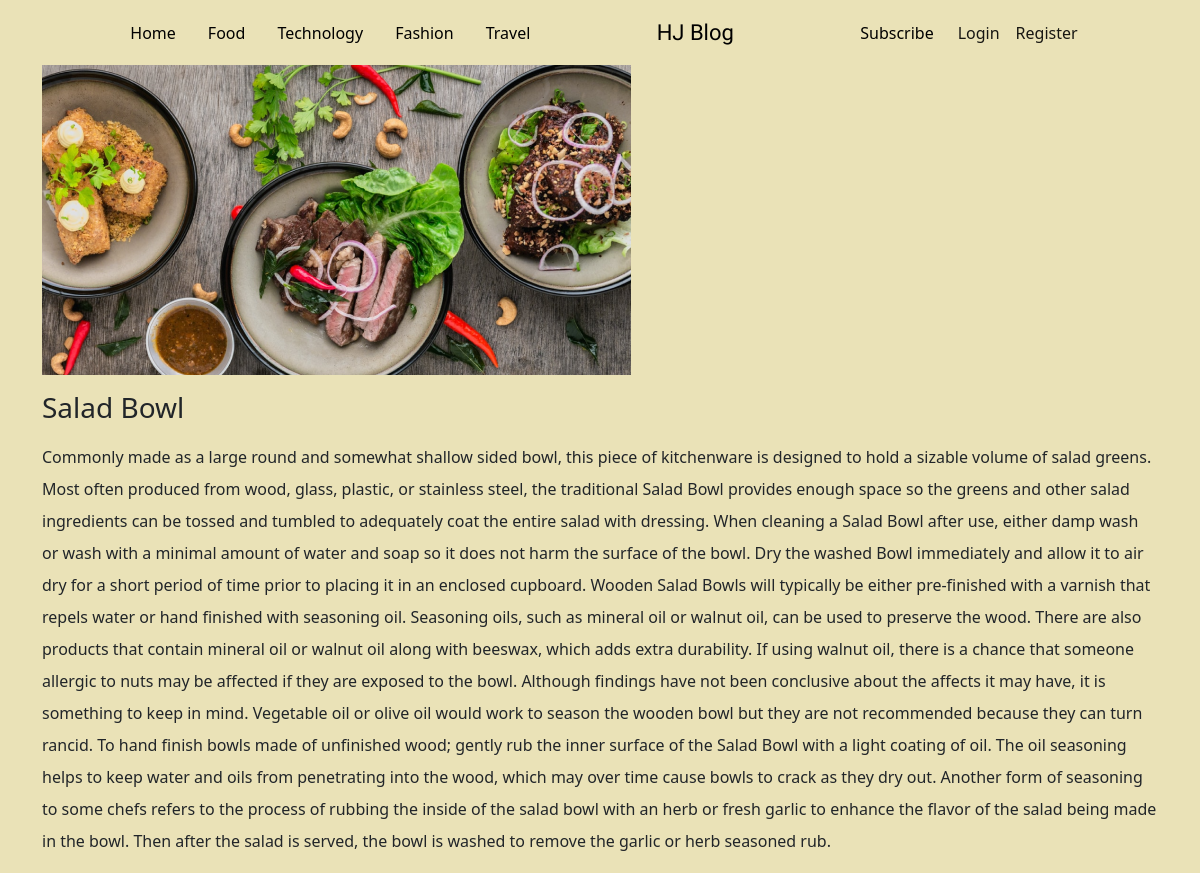
/post/1, run on the app's committed database.
### app/models.py (models this page shows, shortened)
class Posts(db.Model):
  id=db.Column(db.Integer,primary_key=True)
  title=db.Column(db.String,nullable=False)
  description=db.Column(db.String,nullable=False)
  content=db.Column(db.String,nullable=False)
  blog_image=db.Column(db.String,nullable=False,)
  category= db.Column(db.String,nullable=False)
  date_created = db.Column(db.DateTime, nullable=False, default=datetime.utcnow)
  user_id = db.Column(db.Integer, db.ForeignKey('user.id'), nullable=False)
  comments = db.relationship('Comments',backref = 'posts',passive_deletes = True)

### app/posts/routes.py (the view)
@posts.route('/post/<postid>')
def reads(postid):
    reads= Posts.query.filter_by(id=postid).first()
    image_file= url_for('static',filename='posts/'+reads.blog_image)
    return render_template('reads.html', reads=reads,image_file=image_file)

### app/templates/reads.html
{% extends 'layout.html' %}
{% block body %}
  <div class="container">
    <img src="{{image_file}}" alt="">
    <h3 class="my-3">{{reads.title}}</h3>
    <p class="readmore">
      {{reads.content}}
    </p>
  </div>
{% endblock %}

### app/static/main.css (style rules this page uses)
* { margin: 0; padding: 0; box-sizing: border-box; }
body { background-color:#EAE2B7 ; }
.readmore { line-height: 2rem; }

### data on the page
Posts: title "Salad Bowl", content "Commonly made as a large round and somewhat shallow sided bowl, this piece of kitchenware is designed to hold a sizable volume of salad greens. Most often produced from wood, glass, plastic, or stainless steel, the traditional Salad Bowl provides enough space so the greens and other salad ingredients can be tossed and tumbled to adequately coat the entire salad with dressing. When cleaning a Salad Bowl after use, either damp wash or wash with a minimal amount of water and soap so it does not harm the surface of the bowl. Dry the washed Bowl immediately and allow it to air dry for a short period of time prior to placing it in an enclosed cupboard. Wooden Salad Bowls will typically be either…"
